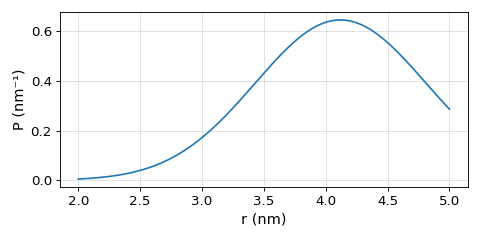

The script that drew this image:
import deerlab as dl
import matplotlib.pyplot as plt 
import numpy as np 
model = dl.dd_rice2
r = np.linspace(2,5,400)
par0 = model.start
P = model(r,par0)
plt.figure(figsize=[6,3])
plt.plot(r,P)
plt.xlabel('r (nm)',fontsize=13)
plt.ylabel('P (nm⁻¹)',fontsize=13)
plt.grid(alpha=0.4)
plt.tick_params(labelsize=12)
plt.tick_params(labelsize=12)
plt.tight_layout()
